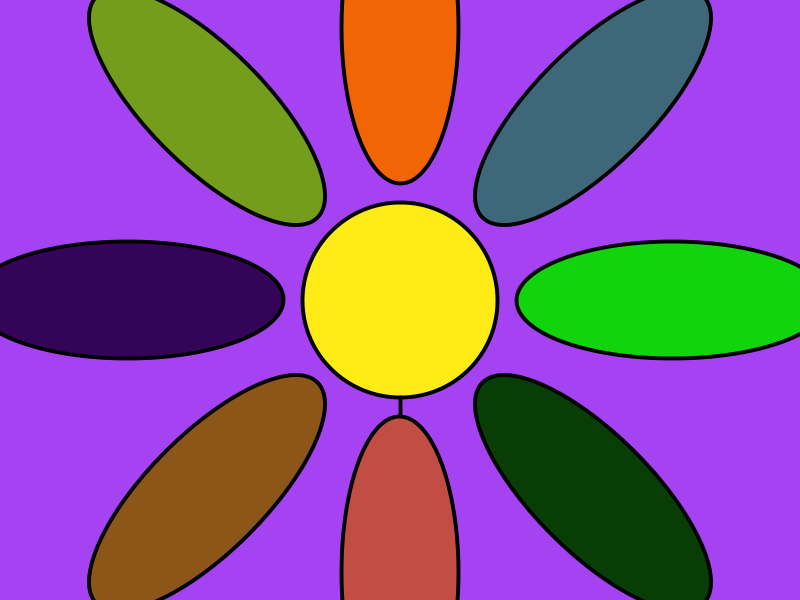
Frame 1 (no input)
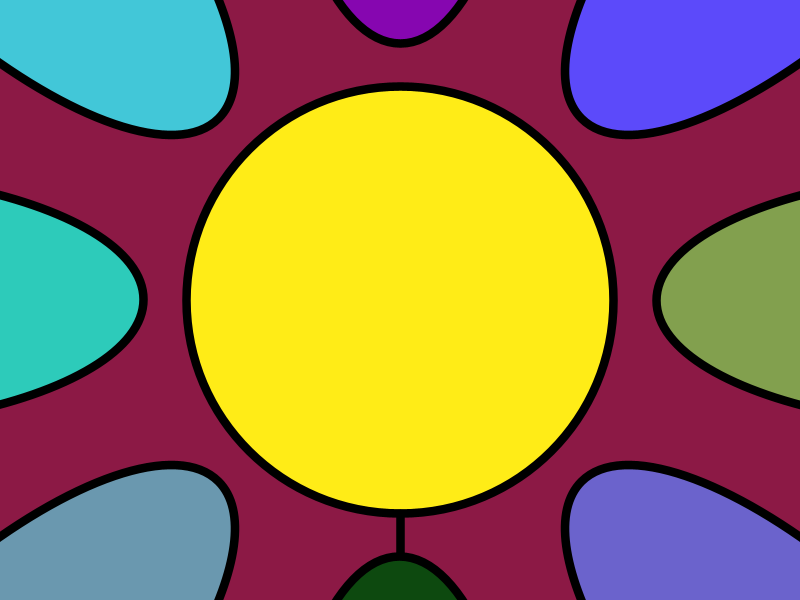
Frame 60 (the mouse pressed at the canvas centre just before this capture)
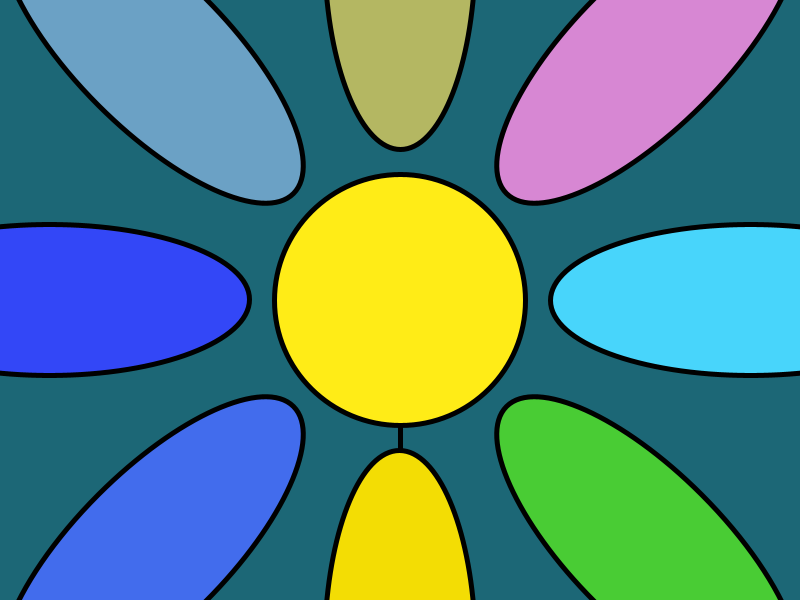
Frame 120 (the mouse held since frame 60 and released just before this capture)

The Processing sketch that drew these frames (run headless with seeded random() and noise(); from frame 60 on, the mouse is pressed at the canvas centre):

// Processing sketch: processing_181310
// ── processing_181310.pde

int petali;
void setup(){
 size(800,600); 
petali = 8;
}
  
  
void draw(){
  background(random(1,255),random(1,255),random(1,255));
  translate(width/2,height/2);
  scale(random(2,10));
  fill(#FFEC17);
  ellipse(0,0,50,50);
  fill(random(1,255),random(1,255),random(1,255));
  line(0,25,0,200);
  for(int i=0;i<petali;i++){
   rotate(TWO_PI/petali);
   fill(random(1,255),random(1,255),random(1,255));
   ellipse(0,70,30,80);
 
  }
    
}
  
